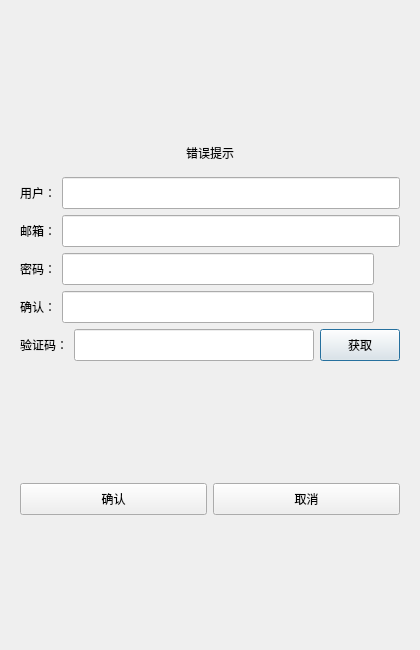
<?xml version="1.0" encoding="UTF-8"?>
<ui version="4.0">
 <class>RegisterDialog</class>
 <widget class="QDialog" name="RegisterDialog">
  <property name="geometry">
   <rect>
    <x>0</x>
    <y>0</y>
    <width>420</width>
    <height>650</height>
   </rect>
  </property>
  <property name="minimumSize">
   <size>
    <width>420</width>
    <height>650</height>
   </size>
  </property>
  <property name="maximumSize">
   <size>
    <width>420</width>
    <height>650</height>
   </size>
  </property>
  <property name="windowTitle">
   <string>Dialog</string>
  </property>
  <layout class="QVBoxLayout" name="verticalLayout_2">
   <item>
    <layout class="QVBoxLayout" name="verticalLayout">
     <item>
      <widget class="QStackedWidget" name="stackedWidget">
       <property name="currentIndex">
        <number>0</number>
       </property>
       <widget class="QWidget" name="page">
        <layout class="QVBoxLayout" name="verticalLayout_3">
         <item>
          <spacer name="verticalSpacer">
           <property name="orientation">
            <enum>Qt::Vertical</enum>
           </property>
           <property name="sizeHint" stdset="0">
            <size>
             <width>20</width>
             <height>40</height>
            </size>
           </property>
          </spacer>
         </item>
         <item>
          <widget class="QWidget" name="widget" native="true">
           <layout class="QVBoxLayout" name="verticalLayout_4">
            <item>
             <widget class="QLabel" name="err_tip">
              <property name="text">
               <string>错误提示</string>
              </property>
              <property name="alignment">
               <set>Qt::AlignCenter</set>
              </property>
             </widget>
            </item>
           </layout>
          </widget>
         </item>
         <item>
          <layout class="QHBoxLayout" name="horizontalLayout">
           <item>
            <widget class="QLabel" name="user_label">
             <property name="minimumSize">
              <size>
               <width>0</width>
               <height>32</height>
              </size>
             </property>
             <property name="maximumSize">
              <size>
               <width>16777215</width>
               <height>32</height>
              </size>
             </property>
             <property name="text">
              <string>用户：</string>
             </property>
            </widget>
           </item>
           <item>
            <widget class="QLineEdit" name="user_edit">
             <property name="minimumSize">
              <size>
               <width>0</width>
               <height>32</height>
              </size>
             </property>
             <property name="maximumSize">
              <size>
               <width>16777215</width>
               <height>32</height>
              </size>
             </property>
            </widget>
           </item>
          </layout>
         </item>
         <item>
          <layout class="QHBoxLayout" name="horizontalLayout_3">
           <item>
            <widget class="QLabel" name="email_label">
             <property name="minimumSize">
              <size>
               <width>0</width>
               <height>32</height>
              </size>
             </property>
             <property name="maximumSize">
              <size>
               <width>16777215</width>
               <height>32</height>
              </size>
             </property>
             <property name="text">
              <string>邮箱：</string>
             </property>
            </widget>
           </item>
           <item>
            <widget class="QLineEdit" name="email_edit">
             <property name="minimumSize">
              <size>
               <width>0</width>
               <height>32</height>
              </size>
             </property>
             <property name="maximumSize">
              <size>
               <width>16777215</width>
               <height>32</height>
              </size>
             </property>
            </widget>
           </item>
          </layout>
         </item>
         <item>
          <layout class="QHBoxLayout" name="horizontalLayout_4">
           <item>
            <widget class="QLabel" name="pass_label">
             <property name="minimumSize">
              <size>
               <width>0</width>
               <height>32</height>
              </size>
             </property>
             <property name="maximumSize">
              <size>
               <width>16777215</width>
               <height>32</height>
              </size>
             </property>
             <property name="text">
              <string>密码：</string>
             </property>
            </widget>
           </item>
           <item>
            <widget class="QLineEdit" name="pass_edit">
             <property name="minimumSize">
              <size>
               <width>0</width>
               <height>32</height>
              </size>
             </property>
             <property name="maximumSize">
              <size>
               <width>16777215</width>
               <height>32</height>
              </size>
             </property>
            </widget>
           </item>
           <item>
            <widget class="ClickedLabel" name="pass_visible">
             <property name="minimumSize">
              <size>
               <width>20</width>
               <height>20</height>
              </size>
             </property>
             <property name="maximumSize">
              <size>
               <width>20</width>
               <height>20</height>
              </size>
             </property>
             <property name="styleSheet">
              <string notr="true"/>
             </property>
             <property name="text">
              <string/>
             </property>
            </widget>
           </item>
          </layout>
         </item>
         <item>
          <layout class="QHBoxLayout" name="horizontalLayout_5">
           <item>
            <widget class="QLabel" name="confirm_label">
             <property name="minimumSize">
              <size>
               <width>0</width>
               <height>32</height>
              </size>
             </property>
             <property name="maximumSize">
              <size>
               <width>16777215</width>
               <height>32</height>
              </size>
             </property>
             <property name="text">
              <string>确认：</string>
             </property>
            </widget>
           </item>
           <item>
            <widget class="QLineEdit" name="confirm_edit">
             <property name="minimumSize">
              <size>
               <width>0</width>
               <height>32</height>
              </size>
             </property>
             <property name="maximumSize">
              <size>
               <width>16777215</width>
               <height>32</height>
              </size>
             </property>
            </widget>
           </item>
           <item>
            <widget class="ClickedLabel" name="confirm_visible">
             <property name="minimumSize">
              <size>
               <width>20</width>
               <height>20</height>
              </size>
             </property>
             <property name="maximumSize">
              <size>
               <width>20</width>
               <height>20</height>
              </size>
             </property>
             <property name="styleSheet">
              <string notr="true"/>
             </property>
             <property name="text">
              <string/>
             </property>
            </widget>
           </item>
          </layout>
         </item>
         <item>
          <layout class="QHBoxLayout" name="horizontalLayout_6">
           <item>
            <widget class="QLabel" name="varify_label">
             <property name="minimumSize">
              <size>
               <width>0</width>
               <height>32</height>
              </size>
             </property>
             <property name="maximumSize">
              <size>
               <width>16777215</width>
               <height>32</height>
              </size>
             </property>
             <property name="text">
              <string>验证码：</string>
             </property>
            </widget>
           </item>
           <item>
            <widget class="QLineEdit" name="varify_edit">
             <property name="minimumSize">
              <size>
               <width>0</width>
               <height>32</height>
              </size>
             </property>
             <property name="maximumSize">
              <size>
               <width>16777215</width>
               <height>32</height>
              </size>
             </property>
            </widget>
           </item>
           <item>
            <widget class="TimerBtn" name="get_code">
             <property name="minimumSize">
              <size>
               <width>0</width>
               <height>32</height>
              </size>
             </property>
             <property name="maximumSize">
              <size>
               <width>16777215</width>
               <height>32</height>
              </size>
             </property>
             <property name="text">
              <string>获取</string>
             </property>
            </widget>
           </item>
          </layout>
         </item>
         <item>
          <spacer name="verticalSpacer_2">
           <property name="orientation">
            <enum>Qt::Vertical</enum>
           </property>
           <property name="sizeHint" stdset="0">
            <size>
             <width>20</width>
             <height>40</height>
            </size>
           </property>
          </spacer>
         </item>
         <item>
          <layout class="QHBoxLayout" name="horizontalLayout_7">
           <item>
            <widget class="QPushButton" name="sure_btn">
             <property name="minimumSize">
              <size>
               <width>0</width>
               <height>32</height>
              </size>
             </property>
             <property name="maximumSize">
              <size>
               <width>16777215</width>
               <height>32</height>
              </size>
             </property>
             <property name="text">
              <string>确认</string>
             </property>
            </widget>
           </item>
           <item>
            <widget class="QPushButton" name="cancel_btn">
             <property name="minimumSize">
              <size>
               <width>0</width>
               <height>32</height>
              </size>
             </property>
             <property name="maximumSize">
              <size>
               <width>16777215</width>
               <height>32</height>
              </size>
             </property>
             <property name="text">
              <string>取消</string>
             </property>
            </widget>
           </item>
          </layout>
         </item>
         <item>
          <spacer name="verticalSpacer_3">
           <property name="orientation">
            <enum>Qt::Vertical</enum>
           </property>
           <property name="sizeHint" stdset="0">
            <size>
             <width>20</width>
             <height>40</height>
            </size>
           </property>
          </spacer>
         </item>
        </layout>
       </widget>
       <widget class="QWidget" name="page_2">
        <layout class="QVBoxLayout" name="verticalLayout_5">
         <item>
          <spacer name="verticalSpacer_5">
           <property name="orientation">
            <enum>Qt::Vertical</enum>
           </property>
           <property name="sizeHint" stdset="0">
            <size>
             <width>20</width>
             <height>40</height>
            </size>
           </property>
          </spacer>
         </item>
         <item>
          <widget class="QLabel" name="tip_lb">
           <property name="text">
            <string>注册成功，5 s后返回登录</string>
           </property>
           <property name="alignment">
            <set>Qt::AlignCenter</set>
           </property>
          </widget>
         </item>
         <item>
          <widget class="QLabel" name="tip2_lb">
           <property name="text">
            <string>可点击返回按钮直接返回登录界面</string>
           </property>
           <property name="alignment">
            <set>Qt::AlignCenter</set>
           </property>
          </widget>
         </item>
         <item>
          <spacer name="verticalSpacer_6">
           <property name="orientation">
            <enum>Qt::Vertical</enum>
           </property>
           <property name="sizeHint" stdset="0">
            <size>
             <width>20</width>
             <height>40</height>
            </size>
           </property>
          </spacer>
         </item>
         <item>
          <widget class="QWidget" name="widget_2" native="true">
           <layout class="QHBoxLayout" name="horizontalLayout_2">
            <item>
             <spacer name="horizontalSpacer">
              <property name="orientation">
               <enum>Qt::Horizontal</enum>
              </property>
              <property name="sizeHint" stdset="0">
               <size>
                <width>40</width>
                <height>20</height>
               </size>
              </property>
             </spacer>
            </item>
            <item>
             <widget class="QPushButton" name="return_btn">
              <property name="minimumSize">
               <size>
                <width>0</width>
                <height>32</height>
               </size>
              </property>
              <property name="maximumSize">
               <size>
                <width>16777215</width>
                <height>32</height>
               </size>
              </property>
              <property name="text">
               <string>返回登录</string>
              </property>
             </widget>
            </item>
            <item>
             <spacer name="horizontalSpacer_2">
              <property name="orientation">
               <enum>Qt::Horizontal</enum>
              </property>
              <property name="sizeHint" stdset="0">
               <size>
                <width>40</width>
                <height>20</height>
               </size>
              </property>
             </spacer>
            </item>
           </layout>
          </widget>
         </item>
         <item>
          <spacer name="verticalSpacer_4">
           <property name="orientation">
            <enum>Qt::Vertical</enum>
           </property>
           <property name="sizeHint" stdset="0">
            <size>
             <width>20</width>
             <height>40</height>
            </size>
           </property>
          </spacer>
         </item>
        </layout>
       </widget>
      </widget>
     </item>
    </layout>
   </item>
  </layout>
 </widget>
 <customwidgets>
  <customwidget>
   <class>ClickedLabel</class>
   <extends>QLabel</extends>
   <header>clickedlabel.h</header>
  </customwidget>
  <customwidget>
   <class>TimerBtn</class>
   <extends>QPushButton</extends>
   <header location="global">timerbtn.h</header>
  </customwidget>
 </customwidgets>
 <resources/>
 <connections/>
</ui>
